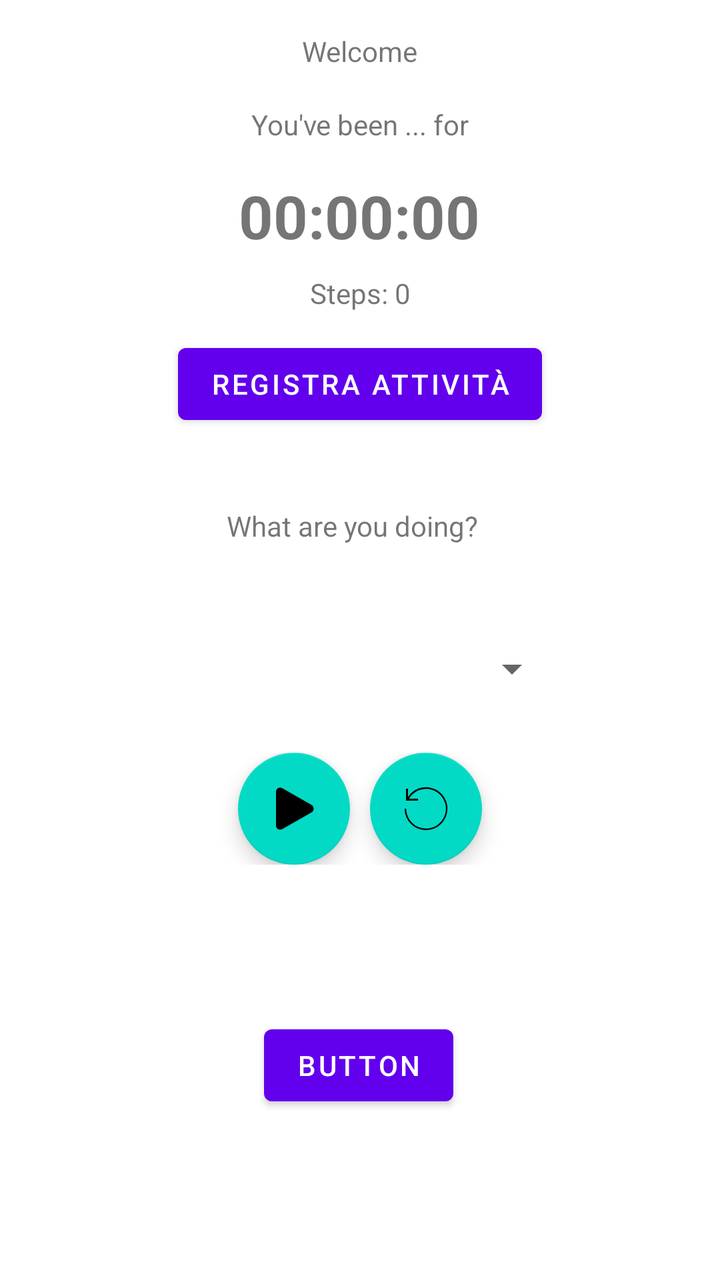
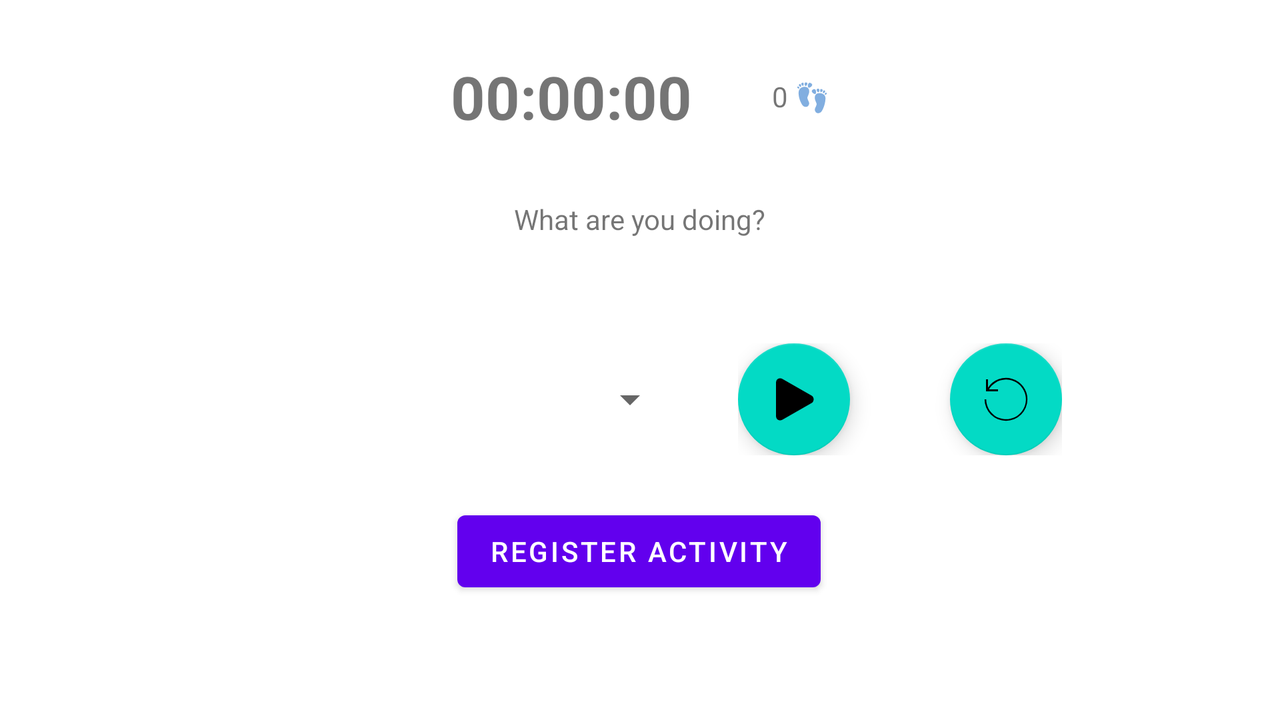

The same Android screen from two of the app's own layout files: first res/layout/ as a phone draws it, then the repository's variant for another configuration, drawn on a device whose configuration selects that folder. Both files follow.
<!-- AndroidManifest.xml: application theme Theme.PersonalPhysicalTracker -->
<!-- res/layout/fragment_home.xml -->
<?xml version="1.0" encoding="utf-8"?>
<androidx.constraintlayout.widget.ConstraintLayout xmlns:android="http://schemas.android.com/apk/res/android"
    xmlns:app="http://schemas.android.com/apk/res-auto"
    xmlns:tools="http://schemas.android.com/tools"
    android:layout_width="match_parent"
    android:layout_height="match_parent"
    tools:context=".ui.home.HomeFragment">

    <TextView
        android:id="@+id/home_timer"
        android:layout_width="wrap_content"
        android:layout_height="wrap_content"
        android:text="00:00:00"
        android:textSize="30sp"
        android:textStyle="bold"
        app:layout_constraintBottom_toBottomOf="parent"
        app:layout_constraintEnd_toEndOf="parent"
        app:layout_constraintHorizontal_bias="0.498"
        app:layout_constraintStart_toStartOf="parent"
        app:layout_constraintTop_toTopOf="parent"
        app:layout_constraintVertical_bias="0.146" />

    <LinearLayout
        android:id="@+id/linearLayout"
        android:layout_width="match_parent"
        android:layout_height="wrap_content"
        android:gravity="center"
        android:orientation="vertical"
        app:layout_constraintBottom_toBottomOf="parent"
        app:layout_constraintEnd_toEndOf="parent"
        app:layout_constraintHorizontal_bias="0.0"
        app:layout_constraintStart_toStartOf="parent"
        app:layout_constraintTop_toTopOf="parent"
        app:layout_constraintVertical_bias="0.585">

        <Spinner
            android:id="@+id/home_spinner"
            android:layout_width="200dp"
            android:layout_height="wrap_content"
            android:layout_margin="30dp" />
        

        <LinearLayout
            android:layout_width="match_parent"
            android:layout_height="wrap_content"
            android:gravity="center"
            android:orientation="horizontal">

            <com.google.android.material.floatingactionbutton.FloatingActionButton
                android:id="@+id/home_btn_startAndStop"
                android:layout_width="0dp"
                android:layout_height="wrap_content"
                android:layout_marginEnd="10dp"
                android:layout_weight="1"
                android:clickable="true"
                android:contentDescription="Start/stop stopwatch button"
                android:focusable="true"
                android:src="@drawable/round_start_24"
                android:tag="start" />

            <com.google.android.material.floatingactionbutton.FloatingActionButton
                android:id="@+id/home_btn_reset"
                android:layout_width="wrap_content"
                android:layout_height="wrap_content"
                android:clickable="true"
                android:contentDescription="Restart stopwatch button"
                android:src="@drawable/reset_24" />
        </LinearLayout>

    </LinearLayout>

    <Button
        android:id="@+id/home_btn_register_activity"
        android:layout_width="wrap_content"
        android:layout_height="wrap_content"
        android:layout_marginTop="40dp"
        android:text="registra attività"
        app:layout_constraintEnd_toEndOf="parent"
        app:layout_constraintStart_toStartOf="parent"
        app:layout_constraintTop_toBottomOf="@+id/home_timer" />

    <TextView
        android:id="@+id/home_tv_welcome"
        android:layout_width="wrap_content"
        android:layout_height="wrap_content"
        android:layout_marginTop="16dp"
        android:text="Welcome"
        app:layout_constraintEnd_toEndOf="parent"
        app:layout_constraintHorizontal_bias="0.5"
        app:layout_constraintStart_toStartOf="parent"
        app:layout_constraintTop_toTopOf="parent" />

    <TextView
        android:id="@+id/textView5"
        android:layout_width="wrap_content"
        android:layout_height="wrap_content"
        android:layout_marginBottom="16dp"
        android:text="You've been ... for"
        app:layout_constraintBottom_toTopOf="@+id/home_timer"
        app:layout_constraintEnd_toEndOf="parent"
        app:layout_constraintStart_toStartOf="parent" />

    <TextView
        android:id="@+id/textView6"
        android:layout_width="wrap_content"
        android:layout_height="wrap_content"
        android:layout_marginBottom="20dp"
        android:text="What are you doing?"
        app:layout_constraintBottom_toTopOf="@+id/linearLayout"
        app:layout_constraintEnd_toEndOf="parent"
        app:layout_constraintHorizontal_bias="0.485"
        app:layout_constraintStart_toStartOf="parent" />

    <TextView
        android:id="@+id/tv_steps"
        android:layout_width="wrap_content"
        android:layout_height="wrap_content"
        android:layout_marginTop="9dp"
        android:text="Steps: 0"
        app:layout_constraintEnd_toEndOf="parent"
        app:layout_constraintHorizontal_bias="0.5"
        app:layout_constraintStart_toStartOf="parent"
        app:layout_constraintTop_toBottomOf="@+id/home_timer" />

    <Button
        android:id="@+id/notificationBtn"
        android:layout_width="wrap_content"
        android:layout_height="wrap_content"
        android:text="Button"
        app:layout_constraintBottom_toBottomOf="parent"
        app:layout_constraintEnd_toEndOf="parent"
        app:layout_constraintHorizontal_bias="0.498"
        app:layout_constraintStart_toStartOf="parent"
        app:layout_constraintTop_toTopOf="parent"
        app:layout_constraintVertical_bias="0.859" />

</androidx.constraintlayout.widget.ConstraintLayout>
<!-- resources referenced by this layout -->
<resources>
  <!-- drawable reset_24 (drawable) -->
  <?xml version="1.0" encoding="utf-8"?>
  <vector xmlns:android="http://schemas.android.com/apk/res/android" android:height="24dp" android:tint="#000000" android:viewportHeight="24" android:viewportWidth="24" android:width="24dp" >
  
      <path android:fillColor="@android:color/white" android:pathData="M22.719 12A10.719 10.719 0 0 1 1.28 12h.838a9.916 9.916 0 1 0 1.373-5H8v1H2V2h1v4.2A10.71 10.71 0 0 1 22.719 12z"/>
  
  </vector>
  <!-- drawable round_start_24 (drawable) -->
  <?xml version="1.0" encoding="utf-8"?>
  <vector xmlns:android="http://schemas.android.com/apk/res/android" android:height="24dp" android:tint="#000000" android:viewportHeight="16" android:viewportWidth="16" android:width="24dp" >
  
      <path android:fillColor="@android:color/white" android:pathData="m 2 2.5 v 11 c 0 1.5 1.269531 1.492188 1.269531 1.492188 h 0.128907 c 0.246093 0.003906 0.488281 -0.050782 0.699218 -0.171876 l 9.796875 -5.597656 c 0.433594 -0.242187 0.65625 -0.734375 0.65625 -1.226562 c 0 -0.492188 -0.222656 -0.984375 -0.65625 -1.222656 l -9.796875 -5.597657 c -0.210937 -0.121093 -0.453125 -0.175781 -0.699218 -0.175781 h -0.128907 s -1.269531 0 -1.269531 1.5 z m 0 0"/>
  
  </vector>
  <style name="Theme.PersonalPhysicalTracker" parent="Theme.MaterialComponents.DayNight.DarkActionBar">
          
          <item name="colorPrimary">@color/purple_500</item>
          <item name="colorPrimaryVariant">@color/purple_700</item>
          <item name="colorOnPrimary">@color/white</item>
          
          <item name="colorSecondary">@color/teal_200</item>
          <item name="colorSecondaryVariant">@color/teal_700</item>
          <item name="colorOnSecondary">@color/black</item>
          
          <item name="android:statusBarColor">?attr/colorPrimaryVariant</item>
          
      </style>
  <color name="purple_500">#FF6200EE</color>
  <color name="purple_700">#FF3700B3</color>
  <color name="white">#FFFFFFFF</color>
  <color name="teal_200">#FF03DAC5</color>
  <color name="teal_700">#FF018786</color>
  <color name="black">#FF000000</color>
</resources>
<!-- res/layout-land/fragment_home.xml (the repository's variant of the layout above) -->
<!-- drawn on the phone turned sideways -->
<?xml version="1.0" encoding="utf-8"?>
<androidx.constraintlayout.widget.ConstraintLayout xmlns:android="http://schemas.android.com/apk/res/android"
    xmlns:app="http://schemas.android.com/apk/res-auto"
    xmlns:tools="http://schemas.android.com/tools"
    android:layout_width="match_parent"
    android:layout_height="match_parent"
    tools:context=".ui.home.HomeFragment">


    <LinearLayout
        android:id="@+id/linearLayout3"
        android:layout_width="match_parent"
        android:layout_height="wrap_content"
        android:layout_marginTop="28dp"
        android:gravity="center"
        android:orientation="horizontal"
        app:layout_constraintTop_toTopOf="parent"
        tools:layout_editor_absoluteX="0dp">

        <TextView
            android:id="@+id/home_timer"
            android:layout_width="wrap_content"
            android:layout_height="wrap_content"
            android:layout_marginEnd="40dp"
            android:text="00:00:00"
            android:textSize="30sp"
            android:textStyle="bold"
            tools:layout_editor_absoluteX="282dp"
            tools:layout_editor_absoluteY="69dp" />

        <TextView
            android:id="@+id/tv_steps"
            android:layout_width="wrap_content"
            android:layout_height="wrap_content"
            android:text="0 👣"
            tools:layout_editor_absoluteX="457dp"
            tools:layout_editor_absoluteY="90dp" />

    </LinearLayout>

    <LinearLayout
        android:id="@+id/linearLayout"
        android:layout_width="match_parent"
        android:layout_height="wrap_content"
        android:gravity="center"
        android:orientation="horizontal"
        app:layout_constraintBottom_toBottomOf="parent"
        app:layout_constraintEnd_toEndOf="parent"
        app:layout_constraintHorizontal_bias="0.0"
        app:layout_constraintStart_toStartOf="parent"
        app:layout_constraintTop_toTopOf="parent"
        app:layout_constraintVertical_bias="0.571">

        <Spinner
            android:id="@+id/home_spinner"
            android:layout_width="200dp"
            android:layout_height="wrap_content"
            android:layout_margin="30dp" />
        

        <LinearLayout
            android:layout_width="wrap_content"
            android:layout_height="wrap_content"
            android:gravity="center"
            android:orientation="horizontal">

            <com.google.android.material.floatingactionbutton.FloatingActionButton
                android:id="@+id/home_btn_startAndStop"
                android:layout_width="0dp"
                android:layout_height="wrap_content"
                android:layout_marginEnd="50dp"
                android:layout_weight="1"
                android:clickable="true"
                android:contentDescription="Start/stop stopwatch button"
                android:focusable="true"
                android:src="@drawable/round_start_24"
                android:tag="start" />

            <com.google.android.material.floatingactionbutton.FloatingActionButton
                android:id="@+id/home_btn_reset"
                android:layout_width="wrap_content"
                android:layout_height="wrap_content"
                android:clickable="true"
                android:contentDescription="Restart stopwatch button"
                android:src="@drawable/reset_24" />
        </LinearLayout>

    </LinearLayout>

    <Button
        android:id="@+id/home_btn_register_activity"
        android:layout_width="wrap_content"
        android:layout_height="wrap_content"
        android:layout_marginTop="10dp"
        android:text="@string/home_btn_register_activity"
        app:layout_constraintEnd_toEndOf="parent"
        app:layout_constraintHorizontal_bias="0.499"
        app:layout_constraintStart_toStartOf="parent"
        app:layout_constraintTop_toBottomOf="@+id/linearLayout" />

    
    <TextView
        android:id="@+id/tv_activity_display_info"
        android:layout_width="wrap_content"
        android:layout_height="wrap_content"
        android:layout_marginBottom="16dp"
        android:text="@string/home_tv_activity_display_info_before_activity_name"
        android:visibility="gone"
        app:layout_constraintBottom_toTopOf="@+id/home_timer"
        app:layout_constraintEnd_toEndOf="parent"
        app:layout_constraintStart_toStartOf="parent" />

    <TextView
        android:id="@+id/tv_activity_question"
        android:layout_width="wrap_content"
        android:layout_height="wrap_content"
        android:layout_marginBottom="32dp"
        android:text="@string/home_tv_activity_question"
        app:layout_constraintBottom_toTopOf="@+id/linearLayout"
        app:layout_constraintEnd_toEndOf="parent"
        app:layout_constraintStart_toStartOf="parent"
        app:layout_constraintTop_toBottomOf="@+id/linearLayout3"
        app:layout_constraintVertical_bias="0.828" />


    

</androidx.constraintlayout.widget.ConstraintLayout>
<!-- resources referenced by the variant -->
<!-- as the phone turned sideways resolves them -->
<resources>
  <!-- drawable reset_24 (drawable) -->
  <?xml version="1.0" encoding="utf-8"?>
  <vector xmlns:android="http://schemas.android.com/apk/res/android" android:height="24dp" android:tint="#000000" android:viewportHeight="24" android:viewportWidth="24" android:width="24dp" >
  
      <path android:fillColor="@android:color/white" android:pathData="M22.719 12A10.719 10.719 0 0 1 1.28 12h.838a9.916 9.916 0 1 0 1.373-5H8v1H2V2h1v4.2A10.71 10.71 0 0 1 22.719 12z"/>
  
  </vector>
  <!-- drawable round_start_24 (drawable) -->
  <?xml version="1.0" encoding="utf-8"?>
  <vector xmlns:android="http://schemas.android.com/apk/res/android" android:height="24dp" android:tint="#000000" android:viewportHeight="16" android:viewportWidth="16" android:width="24dp" >
  
      <path android:fillColor="@android:color/white" android:pathData="m 2 2.5 v 11 c 0 1.5 1.269531 1.492188 1.269531 1.492188 h 0.128907 c 0.246093 0.003906 0.488281 -0.050782 0.699218 -0.171876 l 9.796875 -5.597656 c 0.433594 -0.242187 0.65625 -0.734375 0.65625 -1.226562 c 0 -0.492188 -0.222656 -0.984375 -0.65625 -1.222656 l -9.796875 -5.597657 c -0.210937 -0.121093 -0.453125 -0.175781 -0.699218 -0.175781 h -0.128907 s -1.269531 0 -1.269531 1.5 z m 0 0"/>
  
  </vector>
  <string name="home_btn_register_activity">Register activity</string>
  <string name="home_tv_activity_display_info_before_activity_name">You\'ve been </string>
  <string name="home_tv_activity_question">What are you doing?</string>
  <style name="Theme.PersonalPhysicalTracker" parent="Theme.MaterialComponents.DayNight.DarkActionBar">
          
          <item name="colorPrimary">@color/purple_500</item>
          <item name="colorPrimaryVariant">@color/purple_700</item>
          <item name="colorOnPrimary">@color/white</item>
          
          <item name="colorSecondary">@color/teal_200</item>
          <item name="colorSecondaryVariant">@color/teal_700</item>
          <item name="colorOnSecondary">@color/black</item>
          
          <item name="android:statusBarColor">?attr/colorPrimaryVariant</item>
          
      </style>
  <color name="purple_500">#FF6200EE</color>
  <color name="purple_700">#FF3700B3</color>
  <color name="white">#FFFFFFFF</color>
  <color name="teal_200">#FF03DAC5</color>
  <color name="teal_700">#FF018786</color>
  <color name="black">#FF000000</color>
</resources>
